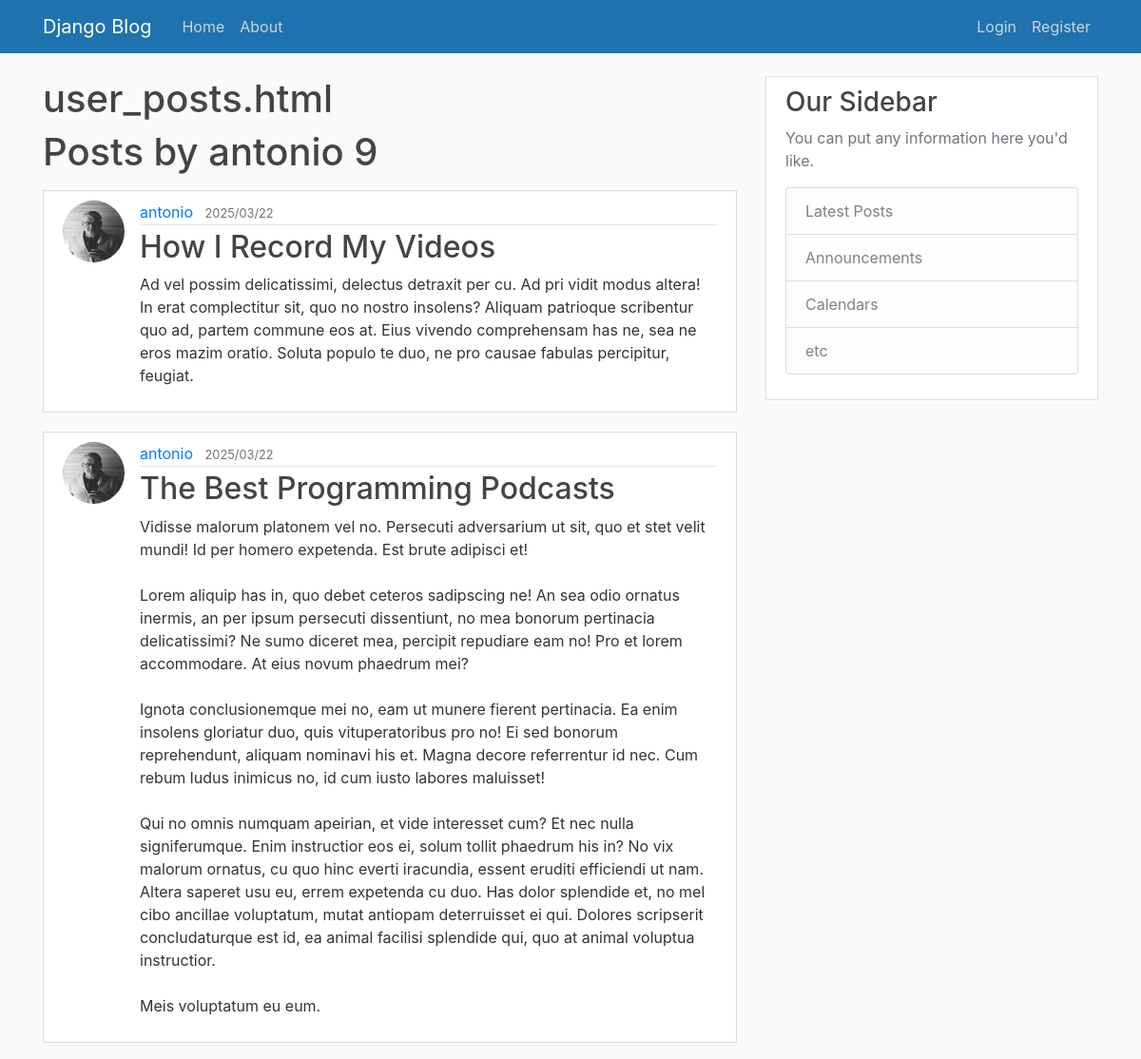
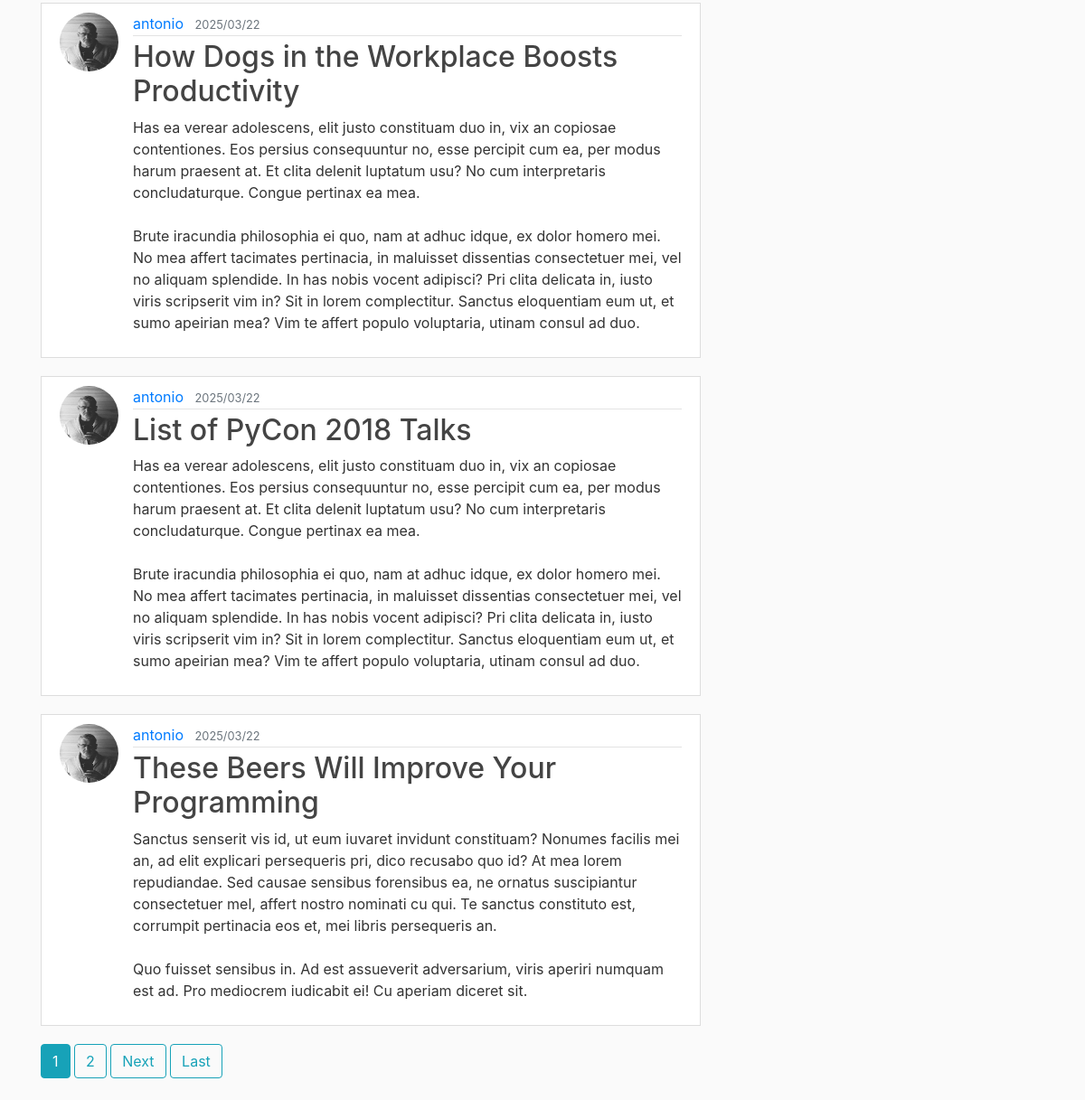
Page /user/antonio on the earlier database version (2 pictures, top to bottom).
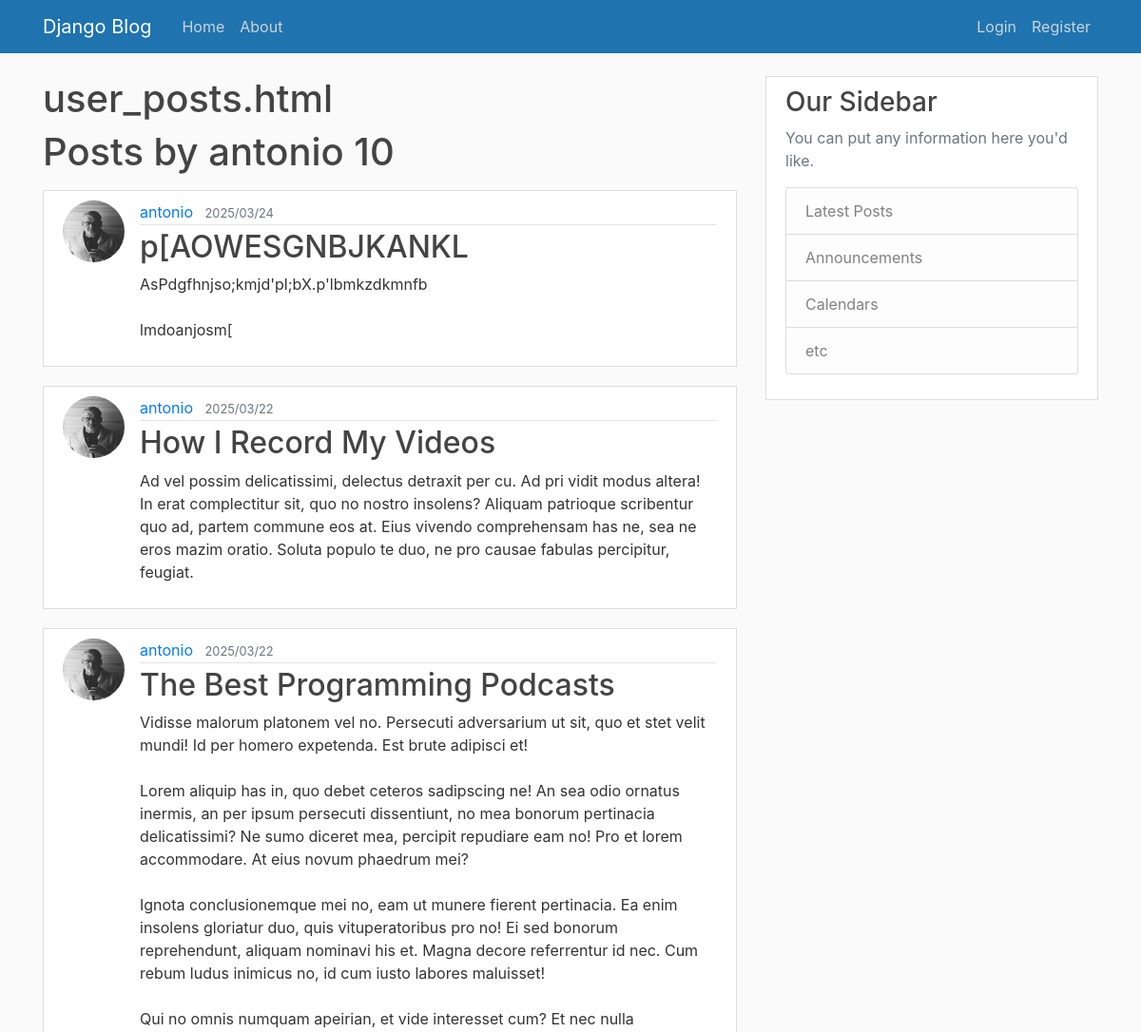
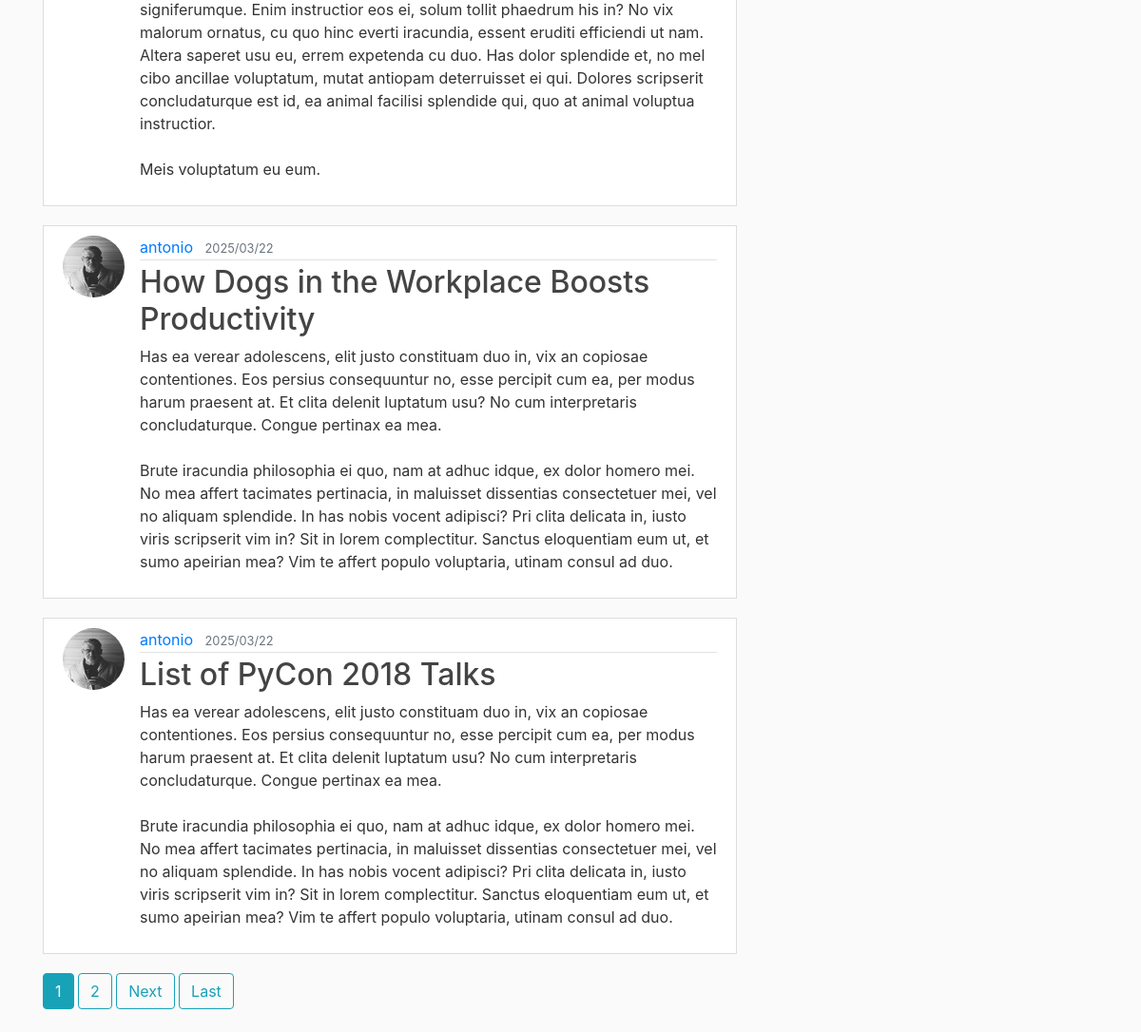
Same page on the later database version (2 pictures, top to bottom).
### blog/models.py (models this page shows, shortened)
class Post(models.Model):
    title = models.CharField(max_length=100)
    content = models.TextField()
    date_posted = models.DateTimeField(default=timezone.now)
    author = models.ForeignKey(User, on_delete=models.CASCADE)

### users/models.py (models this page shows, shortened)
class Profile(models.Model):
    user = models.OneToOneField(User, on_delete=models.CASCADE)
    image = models.ImageField(default='default.jpg', upload_to='profile_pics')

### blog/views.py (the view)
# urls.py: path('user/<str:username>', UserPostListView.as_view(), name='user-posts')
class UserPostListView(ListView):
	model = Post
	template_name = 'blog/user_posts.html'
	context_object_name = 'posts'
	paginate_by = 5
	def get_queryset(self):
		user = get_object_or_404(User, username=self.kwargs.get('username'))
		return Post.objects.filter(author=user).order_by('-date_posted')

### blog/templates/blog/user_posts.html (shortened to what this page needs)
{% extends "blog/base.html" %}
{% block content %}
	<h1>user_posts.html</h1>
	<h1 class="mb-3">Posts by {{  view.kwargs.username }} {{ page_obj.paginator.count }}</h1>
	{% for post in posts %}
		<article class="media content-section">
			<img class="rounded-circle article-img" src="{{ post.author.profile.image.url }}">
			<div class="media-body">
				<div class="article-metadata">
					<a class="mr-2" href="{%  url 'user-posts' post.author.username %}">{{ post.author }}</a>
					<small class="text-muted">{{ post.date_posted|date:"Y/m/d" }}</small>
				</div>
				<h2><a class="article-title" href="{% url 'post-detail' post.id %}">{{ post.title }}</a></h2>
				<p class="article-content">{{ post.content }}</p>
			</div>
		</article>
	{% endfor %}
	{% if is_paginated %}
		{% for num in page_obj.paginator.page_range %}
			{% if page_obj.number == num  %}
				<a class="btn btn-info mb-4" href="?page={{ num }}">{{ num }}</a>
			{% elif num > page_obj.number|add:'-3' and num < page_obj.number|add:'3' %}
				<a class="btn btn-outline-info mb-4" href="?page={{ num }}">{{ num }}</a>
			{% endif %}
		{% endfor %}
		{% if page_obj.has_next %}
			<a class="btn btn-outline-info mb-4" href="?page={{ page_obj.next_page_number }}">  Next  </a>
			<a class="btn btn-outline-info mb-4" href="?page={{ page_obj.paginator.num_pages }}">Last</a>
		{% endif %}
	{% endif %}
{% endblock content %}

Differences in the rows shown:
no longer on this page (row unchanged): Post: author.profile.image (picture), author "antonio", date_posted "2025/03/22", title "These Beers Will Improve Your Programming", content "Sanctus senserit vis id, ut eum iuvaret invidunt constituam? Nonumes facilis mei an, ad elit explicari persequeris pri, dico recusabo quo id? At mea lorem repudiandae. Sed causae sensibus forensibus ea, ne ornatus suscipiantur consectetuer mel, affert nostro nominati cu qui. Te sanctus constituto est, corrumpit pertinacia eos et, mei libris persequeris an. Quo fuisset sensibus in. Ad est assueverit adversarium, viris aperiri numquam est ad. Pro mediocrem iudicabit ei! Cu aperiam diceret sit."
added Post: author.profile.image (picture), author "antonio", date_posted "2025/03/24", title "p[AOWESGNBJKANKL", content "AsPdgfhnjso;kmjd'pl;bX.p'lbmkzdkmnfb lmdoanjosm["
Other differences:
{{ page_obj.paginator.count }}: "9" → "10"
